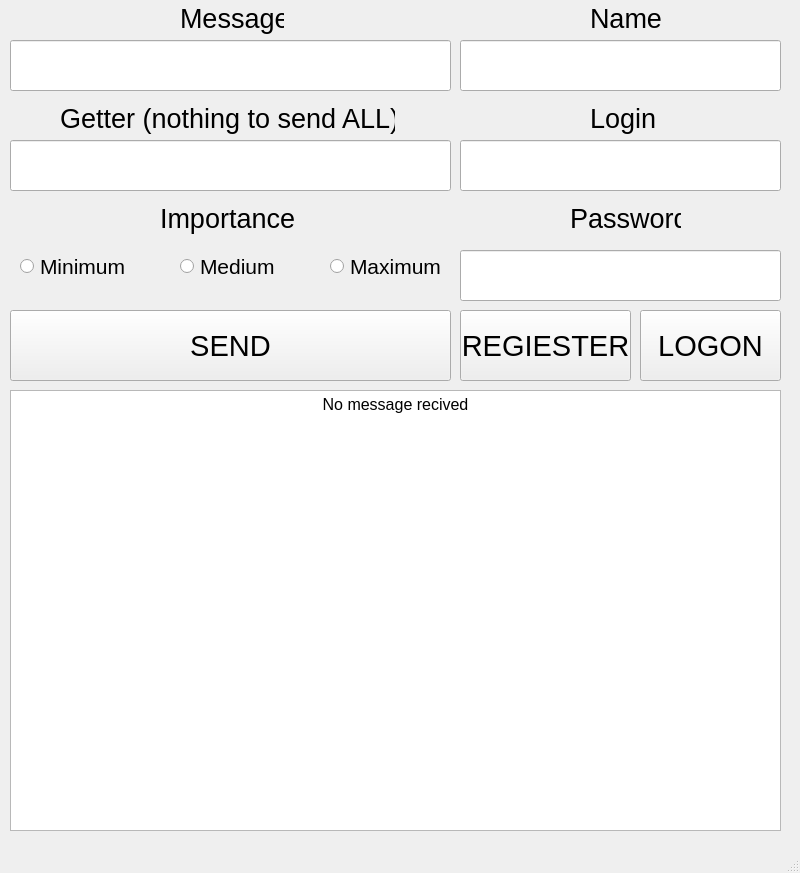
<?xml version="1.0" encoding="UTF-8"?>
<ui version="4.0">
 <class>MainWindow</class>
 <widget class="QMainWindow" name="MainWindow">
  <property name="geometry">
   <rect>
    <x>0</x>
    <y>0</y>
    <width>800</width>
    <height>873</height>
   </rect>
  </property>
  <property name="windowTitle">
   <string>MainWindow</string>
  </property>
  <widget class="QWidget" name="centralwidget">
   <widget class="QTextBrowser" name="MessageHistory">
    <property name="geometry">
     <rect>
      <x>10</x>
      <y>390</y>
      <width>771</width>
      <height>441</height>
     </rect>
    </property>
    <property name="html">
     <string>&lt;!DOCTYPE HTML PUBLIC &quot;-//W3C//DTD HTML 4.0//EN&quot; &quot;http://www.w3.org/TR/REC-html40/strict.dtd&quot;&gt;
&lt;html&gt;&lt;head&gt;&lt;meta name=&quot;qrichtext&quot; content=&quot;1&quot; /&gt;&lt;meta charset=&quot;utf-8&quot; /&gt;&lt;style type=&quot;text/css&quot;&gt;
p, li { white-space: pre-wrap; }
hr { height: 1px; border-width: 0; }
li.unchecked::marker { content: &quot;\2610&quot;; }
li.checked::marker { content: &quot;\2612&quot;; }
&lt;/style&gt;&lt;/head&gt;&lt;body style=&quot; font-family:'Segoe UI'; font-size:9pt; font-weight:400; font-style:normal;&quot;&gt;
&lt;p align=&quot;center&quot; style=&quot; margin-top:0px; margin-bottom:0px; margin-left:0px; margin-right:0px; -qt-block-indent:0; text-indent:0px;&quot;&gt;&lt;span style=&quot; font-size:12pt;&quot;&gt;No message recived&lt;/span&gt;&lt;/p&gt;&lt;/body&gt;&lt;/html&gt;</string>
    </property>
   </widget>
   <widget class="QLineEdit" name="MessageText">
    <property name="geometry">
     <rect>
      <x>10</x>
      <y>40</y>
      <width>441</width>
      <height>51</height>
     </rect>
    </property>
   </widget>
   <widget class="QLabel" name="MessageHelp">
    <property name="geometry">
     <rect>
      <x>180</x>
      <y>0</y>
      <width>104</width>
      <height>36</height>
     </rect>
    </property>
    <property name="font">
     <font>
      <pointsize>20</pointsize>
     </font>
    </property>
    <property name="text">
     <string>Message</string>
    </property>
   </widget>
   <widget class="QLabel" name="GetterHelp">
    <property name="geometry">
     <rect>
      <x>60</x>
      <y>100</y>
      <width>335</width>
      <height>36</height>
     </rect>
    </property>
    <property name="font">
     <font>
      <pointsize>20</pointsize>
     </font>
    </property>
    <property name="text">
     <string>Getter (nothing to send ALL)</string>
    </property>
   </widget>
   <widget class="QLineEdit" name="GetterText">
    <property name="geometry">
     <rect>
      <x>10</x>
      <y>140</y>
      <width>441</width>
      <height>51</height>
     </rect>
    </property>
   </widget>
   <widget class="QPushButton" name="SendButton">
    <property name="geometry">
     <rect>
      <x>10</x>
      <y>310</y>
      <width>441</width>
      <height>71</height>
     </rect>
    </property>
    <property name="font">
     <font>
      <pointsize>22</pointsize>
     </font>
    </property>
    <property name="text">
     <string>SEND</string>
    </property>
   </widget>
   <widget class="QLabel" name="LoginHelp">
    <property name="geometry">
     <rect>
      <x>590</x>
      <y>100</y>
      <width>67</width>
      <height>36</height>
     </rect>
    </property>
    <property name="font">
     <font>
      <pointsize>20</pointsize>
     </font>
    </property>
    <property name="text">
     <string>Login</string>
    </property>
   </widget>
   <widget class="QLineEdit" name="LoginText">
    <property name="geometry">
     <rect>
      <x>460</x>
      <y>140</y>
      <width>321</width>
      <height>51</height>
     </rect>
    </property>
   </widget>
   <widget class="QLabel" name="PasswordHelp">
    <property name="geometry">
     <rect>
      <x>570</x>
      <y>200</y>
      <width>111</width>
      <height>36</height>
     </rect>
    </property>
    <property name="font">
     <font>
      <pointsize>20</pointsize>
     </font>
    </property>
    <property name="text">
     <string>Password</string>
    </property>
   </widget>
   <widget class="QLineEdit" name="PasswordText">
    <property name="geometry">
     <rect>
      <x>460</x>
      <y>250</y>
      <width>321</width>
      <height>51</height>
     </rect>
    </property>
   </widget>
   <widget class="QPushButton" name="RegButton">
    <property name="geometry">
     <rect>
      <x>460</x>
      <y>310</y>
      <width>171</width>
      <height>71</height>
     </rect>
    </property>
    <property name="font">
     <font>
      <pointsize>22</pointsize>
     </font>
    </property>
    <property name="text">
     <string>REGIESTER</string>
    </property>
   </widget>
   <widget class="QPushButton" name="LogButton">
    <property name="geometry">
     <rect>
      <x>640</x>
      <y>310</y>
      <width>141</width>
      <height>71</height>
     </rect>
    </property>
    <property name="font">
     <font>
      <pointsize>22</pointsize>
     </font>
    </property>
    <property name="text">
     <string>LOGON</string>
    </property>
   </widget>
   <widget class="QLabel" name="ImportanceHelp">
    <property name="geometry">
     <rect>
      <x>160</x>
      <y>200</y>
      <width>136</width>
      <height>36</height>
     </rect>
    </property>
    <property name="font">
     <font>
      <pointsize>20</pointsize>
     </font>
    </property>
    <property name="text">
     <string>Importance</string>
    </property>
   </widget>
   <widget class="QRadioButton" name="RadioMin">
    <property name="geometry">
     <rect>
      <x>20</x>
      <y>250</y>
      <width>113</width>
      <height>33</height>
     </rect>
    </property>
    <property name="font">
     <font>
      <pointsize>16</pointsize>
     </font>
    </property>
    <property name="text">
     <string>Minimum</string>
    </property>
   </widget>
   <widget class="QRadioButton" name="RadioMed">
    <property name="enabled">
     <bool>true</bool>
    </property>
    <property name="geometry">
     <rect>
      <x>180</x>
      <y>250</y>
      <width>101</width>
      <height>33</height>
     </rect>
    </property>
    <property name="font">
     <font>
      <pointsize>16</pointsize>
     </font>
    </property>
    <property name="text">
     <string>Medium</string>
    </property>
   </widget>
   <widget class="QRadioButton" name="RadioMax">
    <property name="geometry">
     <rect>
      <x>330</x>
      <y>250</y>
      <width>117</width>
      <height>33</height>
     </rect>
    </property>
    <property name="font">
     <font>
      <pointsize>16</pointsize>
     </font>
    </property>
    <property name="text">
     <string>Maximum</string>
    </property>
   </widget>
   <widget class="QLineEdit" name="NameText">
    <property name="geometry">
     <rect>
      <x>460</x>
      <y>40</y>
      <width>321</width>
      <height>51</height>
     </rect>
    </property>
    <property name="text">
     <string/>
    </property>
   </widget>
   <widget class="QLabel" name="NameHelp">
    <property name="geometry">
     <rect>
      <x>590</x>
      <y>0</y>
      <width>71</width>
      <height>36</height>
     </rect>
    </property>
    <property name="font">
     <font>
      <pointsize>20</pointsize>
     </font>
    </property>
    <property name="text">
     <string>Name</string>
    </property>
   </widget>
  </widget>
  <widget class="QMenuBar" name="menubar">
   <property name="geometry">
    <rect>
     <x>0</x>
     <y>0</y>
     <width>800</width>
     <height>21</height>
    </rect>
   </property>
  </widget>
  <widget class="QStatusBar" name="statusbar"/>
 </widget>
 <resources/>
 <connections/>
</ui>
